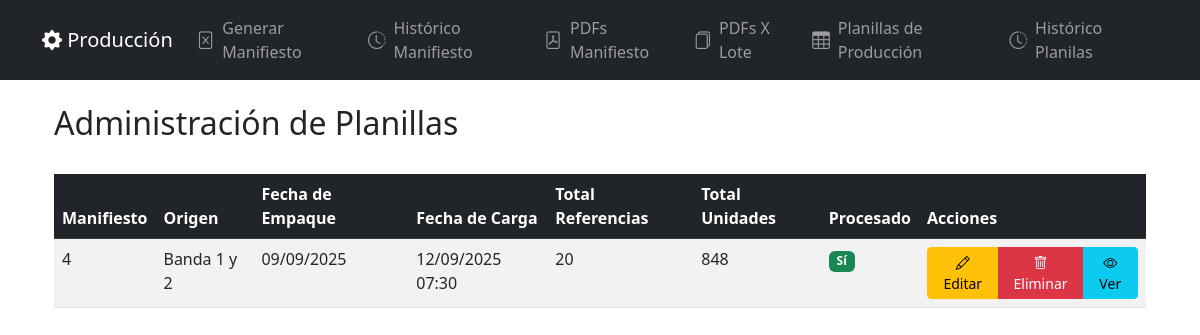
Screenshot of /production/admin/list/ with the database file from the repository.
### production_sheets/models.py (models this page shows, shortened)
class ProductionSheet(models.Model):
    ORIGIN_CHOICES = [
        ('BANDA_1_2', 'Banda 1 y 2'),
        ('BANDA_4', 'Banda 4'),
    ]
    excel_file = models.FileField(
        upload_to='production_sheets/',
        validators=[FileExtensionValidator(allowed_extensions=['xlsx'])]
    )
    origin = models.CharField(max_length=10, choices=ORIGIN_CHOICES)
    manifest_number = models.CharField(max_length=100)
    packing_date = models.DateField()
    upload_date = models.DateTimeField(auto_now_add=True)
    processed = models.BooleanField(default=False)
    class Meta:
        constraints = []

### production_sheets/admin_views.py (the view)
# urls.py: path('admin/list/', admin_views.AdminListView.as_view(), name='admin_list'),
class AdminListView(AdminViewMixin, ListView):
    template_name = 'production_sheets/admin/list.html'
    context_object_name = 'sheets'
    def get_queryset(self):
        queryset = ProductionSheet.objects.annotate(
            total_refs=Count('productiondetail__ref', distinct=True),
            total_units=Sum('productiondetail__quantity')
        ).order_by('-upload_date')
        return queryset

### production_sheets/admin_views.py (called while the page is built)
    def test_func(self):
        return True

### production_sheets/templates/production_sheets/admin/list.html (shortened to what this page needs)
{% extends 'excel_processor/base.html' %}
{% load static %}
{% block content %}
<div class="container mt-4">
    <div class="d-flex justify-content-between align-items-center mb-4">
        <h2>Administración de Planillas</h2>
    </div>
    <div class="table-responsive">
        <table class="table table-striped table-hover">
            <thead class="table-dark">
                <tr>
                    <th>Manifiesto</th>
                    <th>Origen</th>
                    <th>Fecha de Empaque</th>
                    <th>Fecha de Carga</th>
                    <th>Total Referencias</th>
                    <th>Total Unidades</th>
                    <th>Procesado</th>
                    <th>Acciones</th>
                </tr>
            </thead>
            <tbody>
                {% for sheet in sheets %}
                <tr>
                    <td>{{ sheet.manifest_number }}</td>
                    <td>{{ sheet.get_origin_display }}</td>
                    <td>{{ sheet.packing_date|date:"d/m/Y" }}</td>
                    <td>{{ sheet.upload_date|date:"d/m/Y H:i" }}</td>
                    <td>{{ sheet.total_refs }}</td>
                    <td>{{ sheet.total_units }}</td>
                    <td>
                        {% if sheet.processed %}
                        <span class="badge bg-success">Sí</span>
                        {% else %}
                        <span class="badge bg-warning">No</span>
                        {% endif %}
                    </td>
                    <td>
                        <div class="btn-group" role="group">
                            <a href="{% url 'production_sheets:admin_edit' pk=sheet.pk %}" class="btn btn-warning btn-sm">
                                <i class="bi bi-pencil"></i> Editar
                            </a>
                            <a href="{% url 'production_sheets:admin_delete' pk=sheet.pk %}" class="btn btn-danger btn-sm">
                                <i class="bi bi-trash"></i> Eliminar
                            </a>
                            <a href="{% url 'production_sheets:production_sheet_detail' pk=sheet.pk %}" class="btn btn-info btn-sm">
                                <i class="bi bi-eye"></i> Ver
                            </a>
                        </div>
                    </td>
                </tr>
                {% empty %}
                <tr>
                    <td colspan="8" class="text-center">No se encontraron planillas de producción</td>
                </tr>
                {% endfor %}
            </tbody>
        </table>
    </div>
</div>
{% endblock %}

### rows the page displays
ProductionSheet: manifest_number "4", origin "Banda 1 y 2", packing_date "09/09/2025", upload_date "12/09/2025 07:30", total_refs "20", total_units "848", processed "Sí"
